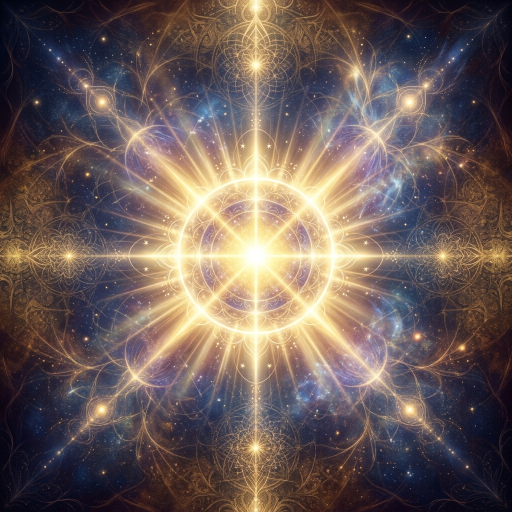
#> input picture rife/images/menu_spiritual.webp, 1024 x 1024 px (shown at 1/2 size)
$ python make_icons.py
#> lines starting #> are read from the running program, lines starting #| are printed output that depends on the picture
import os
from PIL import Image

def make_icons(src_path, dest_dir):
#> called with src_path = 'rife/images/menu_spiritual.webp', dest_dir = 'rife/images'
    try:
        img = Image.open(src_path)
#> img is the input picture: PIL image 1024x1024 RGB; mean R, G, B 108.2, 92.5, 88.9

        # Crop to square
        width, height = img.size
#> width = 1024; height = 1024
        min_dim = min(width, height)
#> min_dim = 1024
        left = (width - min_dim) / 2
#> left = 0
        top = (height - min_dim) / 2
#> top = 0
        right = (width + min_dim) / 2
#> right = 1024
        bottom = (height + min_dim) / 2
#> bottom = 1024
        img_cropped = img.crop((left, top, right, bottom))

        # Ensure RGBA for PNG
        if img_cropped.mode != 'RGBA':
            img_cropped = img_cropped.convert('RGBA')

        # Create 512x512
        icon_512 = img_cropped.resize((512, 512), Image.Resampling.LANCZOS)
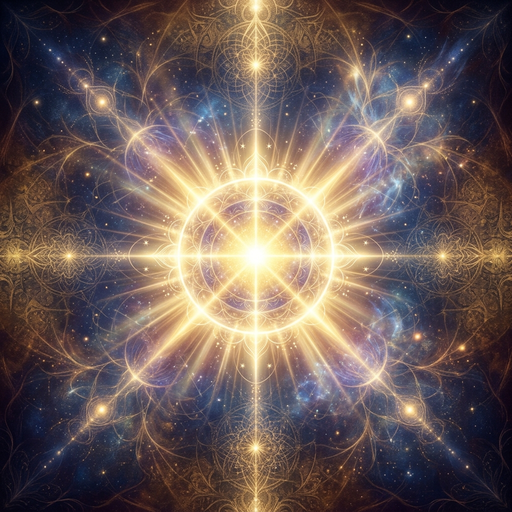
#> icon_512: PIL image 512x512 RGBA; mean R, G, B, A 108.2, 92.5, 88.9, 255
        icon_512.save(os.path.join(dest_dir, 'icon-512.png'), 'PNG')

        # Create 192x192
        icon_192 = img_cropped.resize((192, 192), Image.Resampling.LANCZOS)
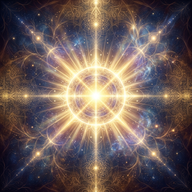
#> icon_192: PIL image 192x192 RGBA; mean R, G, B, A 108.2, 92.5, 88.9, 255
        icon_192.save(os.path.join(dest_dir, 'icon-192.png'), 'PNG')

        # Create small webp for popup
        if img_cropped.mode == 'RGBA':
            # Convert to RGB for webp if needed or keep RGBA if webp supports it
            pass
        icon_small = img_cropped.resize((128, 128), Image.Resampling.LANCZOS)
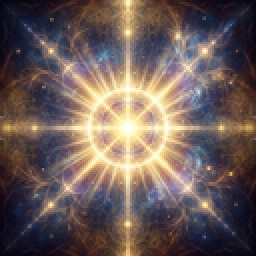
#> icon_small: PIL image 128x128 RGBA (shown 2 times larger); mean R, G, B, A 108.2, 92.5, 88.9, 255
        icon_small.save(os.path.join(dest_dir, 'icon-popup.webp'), 'WEBP', quality=80)

        print("Success! Created icon-512.png, icon-192.png, and icon-popup.webp")
        print(f"Sizes:")
        print(f"512: {os.path.getsize(os.path.join(dest_dir, 'icon-512.png')) // 1024} KB")
        print(f"192: {os.path.getsize(os.path.join(dest_dir, 'icon-192.png')) // 1024} KB")
        print(f"Popup: {os.path.getsize(os.path.join(dest_dir, 'icon-popup.webp')) // 1024} KB")

    except Exception as e:
        print(f"Error: {e}")

make_icons(
    'rife/images/menu_spiritual.webp',
    'rife/images'
)

$ run again, with rife/images/hub_blockage_v1.webp copied over rife/images/menu_spiritual.webp
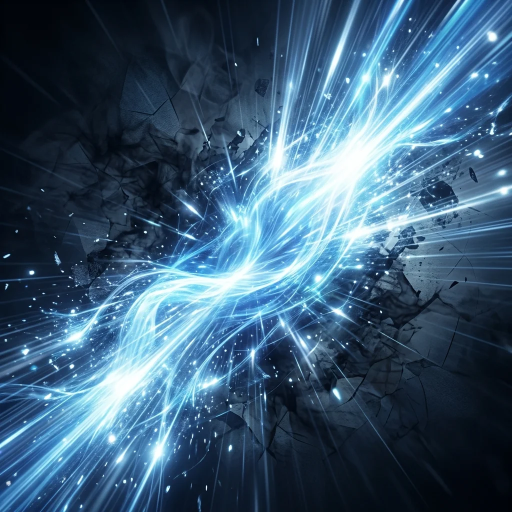
#> input picture rife/images/hub_blockage_v1.webp, 1024 x 1024 px (shown at 1/2 size)
#> in make_icons, img is the input picture: PIL image 1024x1024 RGB; mean R, G, B 60, 91.4, 116.6
#> in make_icons, `icon_192 = img_cropped.resize((192, 192), Image.Resampling.LANCZOS)`:
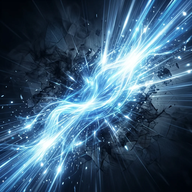
#> icon_192: PIL image 192x192 RGBA; mean R, G, B, A 60, 91.4, 116.6, 255
#> in make_icons, `icon_small = img_cropped.resize((128, 128), Image.Resampling.LANCZOS)`:
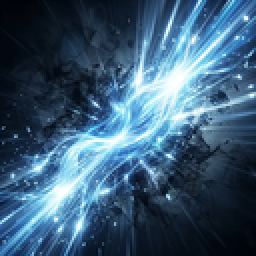
#> icon_small: PIL image 128x128 RGBA (shown 2 times larger); mean R, G, B, A 60, 91.4, 116.6, 255

$ run again, with rife/images/menu_abundance.webp copied over rife/images/menu_spiritual.webp
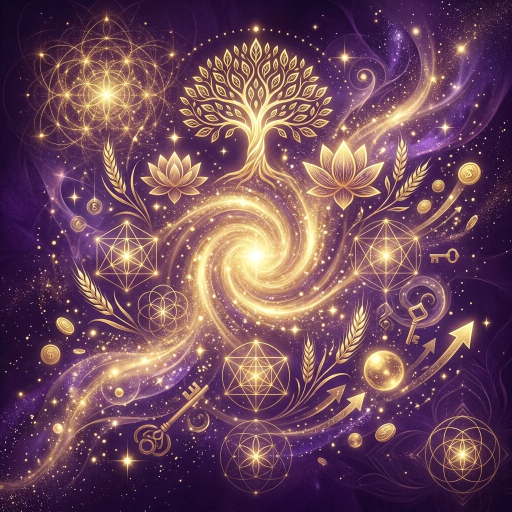
#> input picture rife/images/menu_abundance.webp, 1024 x 1024 px (shown at 1/2 size)
#> in make_icons, img is the input picture: PIL image 1024x1024 RGB; mean R, G, B 110.8, 72.5, 90.7
#> in make_icons, `icon_192 = img_cropped.resize((192, 192), Image.Resampling.LANCZOS)`:
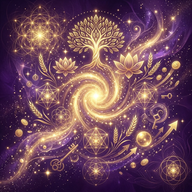
#> icon_192: PIL image 192x192 RGBA; mean R, G, B, A 110.8, 72.5, 90.7, 255
#> in make_icons, `icon_small = img_cropped.resize((128, 128), Image.Resampling.LANCZOS)`:
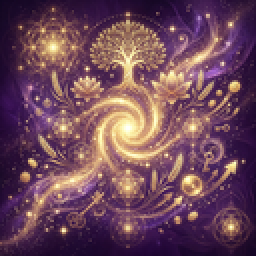
#> icon_small: PIL image 128x128 RGBA (shown 2 times larger); mean R, G, B, A 110.8, 72.5, 90.7, 255

$ run again, with rife/images/menu_allergies.webp copied over rife/images/menu_spiritual.webp
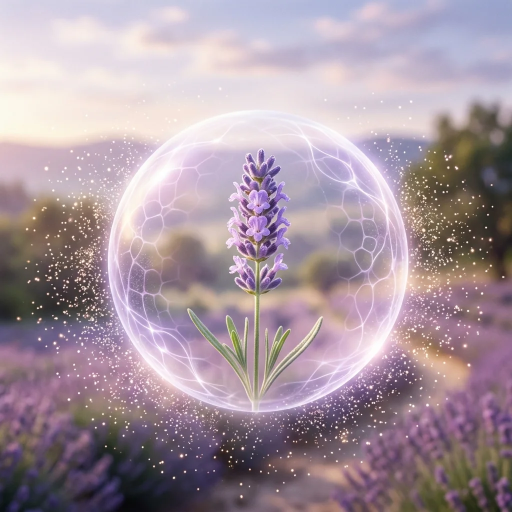
#> input picture rife/images/menu_allergies.webp, 1024 x 1024 px (shown at 1/2 size)
#> in make_icons, img is the input picture: PIL image 1024x1024 RGB; mean R, G, B 166, 148.9, 159.3
#> in make_icons, `icon_192 = img_cropped.resize((192, 192), Image.Resampling.LANCZOS)`:
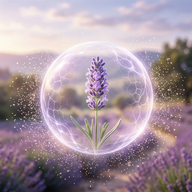
#> icon_192: PIL image 192x192 RGBA; mean R, G, B, A 166, 148.9, 159.3, 255
#> in make_icons, `icon_small = img_cropped.resize((128, 128), Image.Resampling.LANCZOS)`:
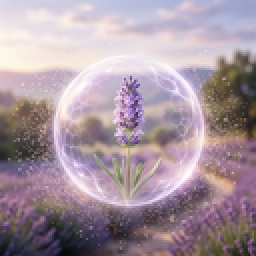
#> icon_small: PIL image 128x128 RGBA (shown 2 times larger); mean R, G, B, A 166, 148.9, 159.3, 255
